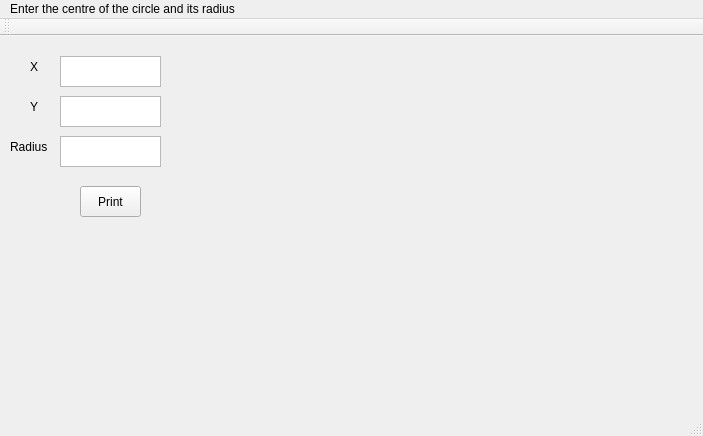
<?xml version="1.0" encoding="UTF-8"?>
<ui version="4.0">
 <class>MainWindow</class>
 <widget class="QMainWindow" name="MainWindow">
  <property name="geometry">
   <rect>
    <x>0</x>
    <y>0</y>
    <width>703</width>
    <height>436</height>
   </rect>
  </property>
  <property name="windowTitle">
   <string>MainWindow</string>
  </property>
  <widget class="QWidget" name="centralWidget">
   <widget class="QLabel" name="label">
    <property name="geometry">
     <rect>
      <x>30</x>
      <y>20</y>
      <width>16</width>
      <height>21</height>
     </rect>
    </property>
    <property name="text">
     <string>X</string>
    </property>
   </widget>
   <widget class="QLabel" name="label_2">
    <property name="geometry">
     <rect>
      <x>30</x>
      <y>60</y>
      <width>16</width>
      <height>21</height>
     </rect>
    </property>
    <property name="text">
     <string>Y</string>
    </property>
   </widget>
   <widget class="QTextEdit" name="T_x">
    <property name="geometry">
     <rect>
      <x>60</x>
      <y>20</y>
      <width>101</width>
      <height>31</height>
     </rect>
    </property>
   </widget>
   <widget class="QTextEdit" name="T_y">
    <property name="geometry">
     <rect>
      <x>60</x>
      <y>60</y>
      <width>101</width>
      <height>31</height>
     </rect>
    </property>
   </widget>
   <widget class="QTextEdit" name="T_r">
    <property name="geometry">
     <rect>
      <x>60</x>
      <y>100</y>
      <width>101</width>
      <height>31</height>
     </rect>
    </property>
   </widget>
   <widget class="QLabel" name="label_3">
    <property name="geometry">
     <rect>
      <x>10</x>
      <y>100</y>
      <width>41</width>
      <height>21</height>
     </rect>
    </property>
    <property name="text">
     <string>Radius</string>
    </property>
   </widget>
   <widget class="QLabel" name="L">
    <property name="geometry">
     <rect>
      <x>210</x>
      <y>10</y>
      <width>451</width>
      <height>331</height>
     </rect>
    </property>
    <property name="text">
     <string/>
    </property>
   </widget>
   <widget class="QPushButton" name="pushButton">
    <property name="geometry">
     <rect>
      <x>80</x>
      <y>150</y>
      <width>61</width>
      <height>31</height>
     </rect>
    </property>
    <property name="text">
     <string>Print</string>
    </property>
   </widget>
  </widget>
  <widget class="QMenuBar" name="menuBar">
   <property name="geometry">
    <rect>
     <x>0</x>
     <y>0</y>
     <width>703</width>
     <height>27</height>
    </rect>
   </property>
   <widget class="QMenu" name="menuEnter_the_centre_of_the_circle_and_its_radius">
    <property name="title">
     <string>Enter the centre of the circle and its radius</string>
    </property>
   </widget>
   <addaction name="menuEnter_the_centre_of_the_circle_and_its_radius"/>
  </widget>
  <widget class="QToolBar" name="mainToolBar">
   <attribute name="toolBarArea">
    <enum>TopToolBarArea</enum>
   </attribute>
   <attribute name="toolBarBreak">
    <bool>false</bool>
   </attribute>
  </widget>
  <widget class="QStatusBar" name="statusBar"/>
 </widget>
 <layoutdefault spacing="6" margin="11"/>
 <resources/>
 <connections/>
</ui>
